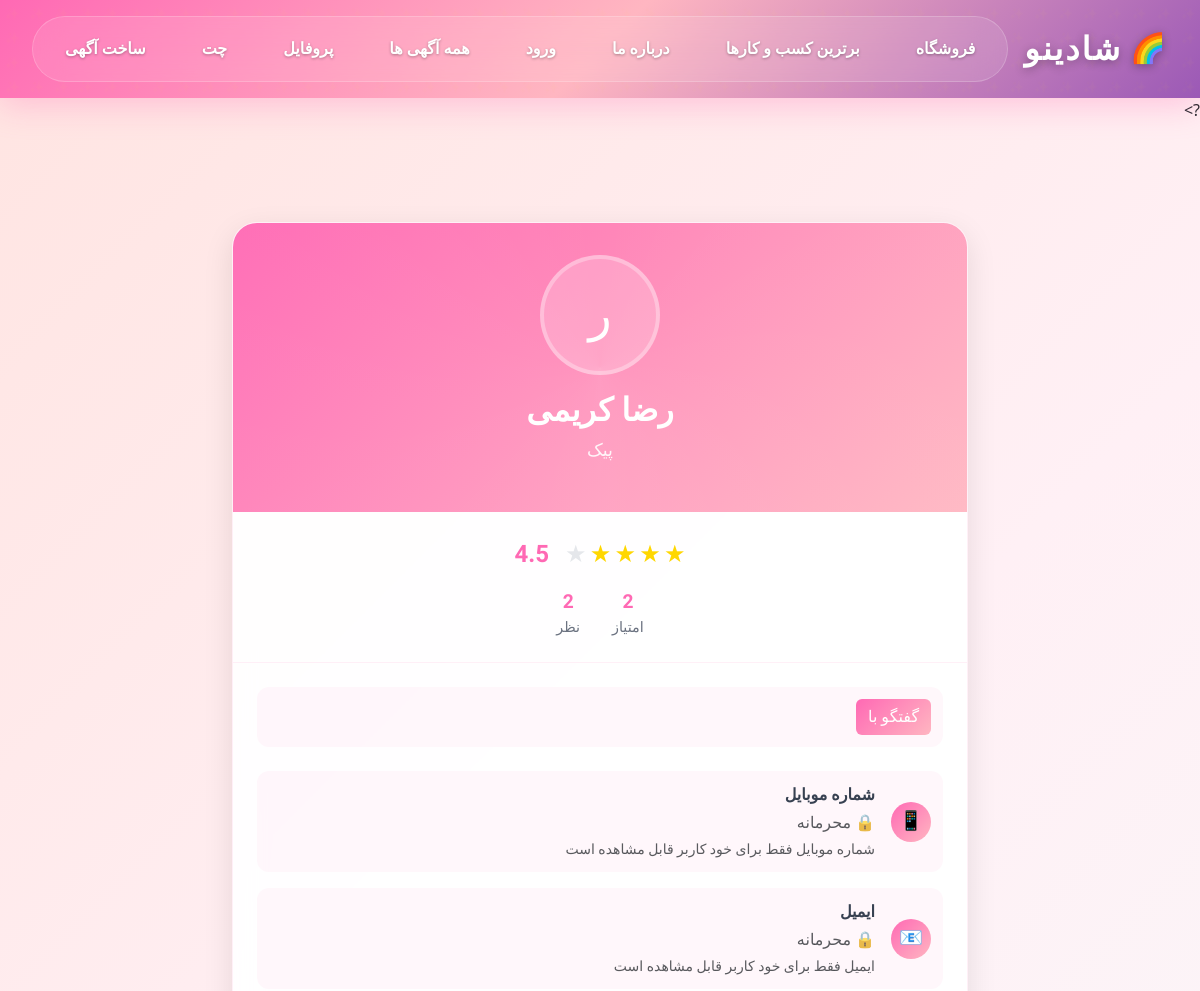
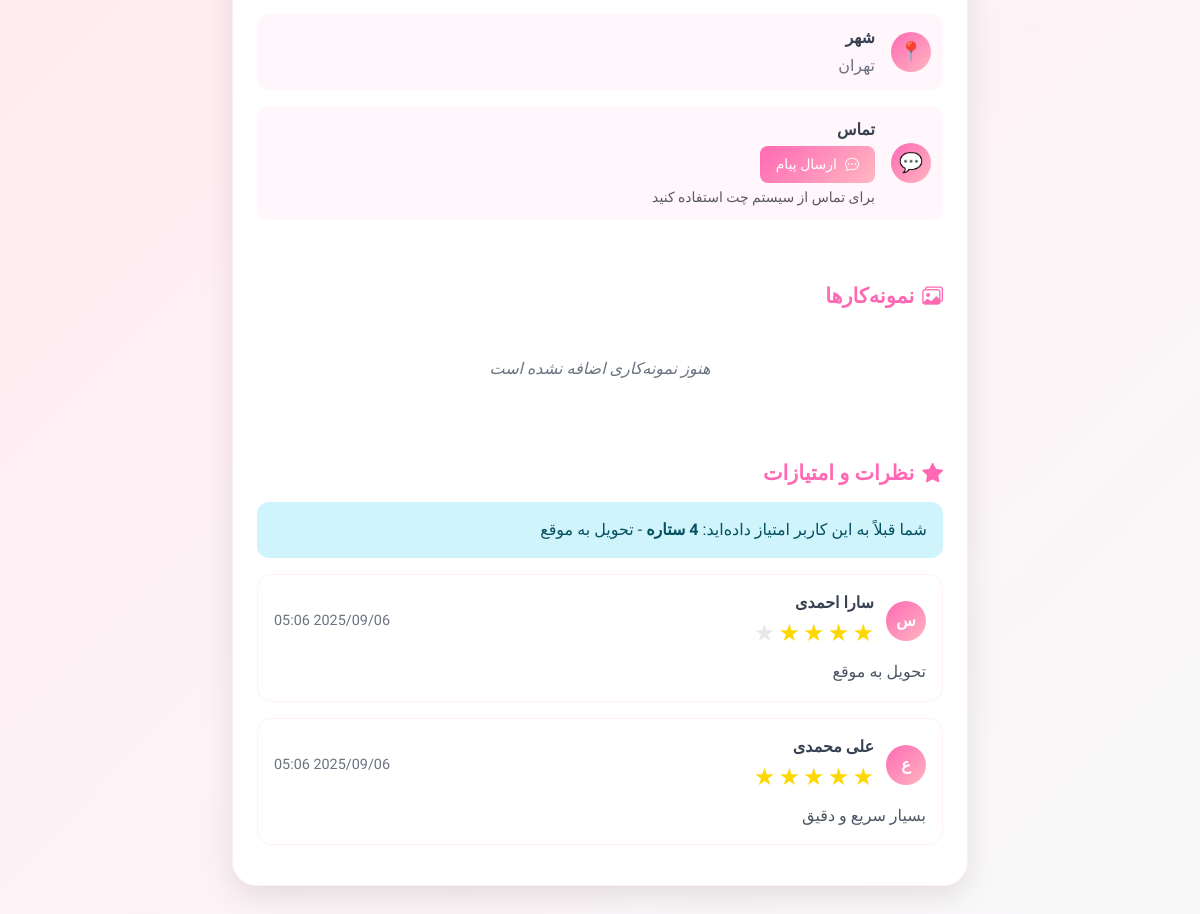
/profile.php?user_id=3 (signed in), run on the app's committed database (2 pictures, top to bottom).
### tables this page shows
CREATE TABLE IF NOT EXISTS `users` (
  `id` int NOT NULL AUTO_INCREMENT,
  `name` varchar(255) NOT NULL,
  `mobile` varchar(11) NOT NULL,
  `password` varchar(255) NOT NULL,
  `role` enum('customer','business','delivery') NOT NULL,
  `city` varchar(100) DEFAULT NULL,
  `email` varchar(255) DEFAULT NULL,
  `avatar` varchar(255) DEFAULT NULL,
  `bio` text,
  `is_active` tinyint(1) DEFAULT '1',
  `created_at` datetime DEFAULT CURRENT_TIMESTAMP,
  `updated_at` datetime DEFAULT CURRENT_TIMESTAMP ON UPDATE CURRENT_TIMESTAMP,
  PRIMARY KEY (`id`),
  UNIQUE KEY `mobile` (`mobile`),
  KEY `idx_mobile` (`mobile`),
  KEY `idx_role` (`role`),
  KEY `idx_city` (`city`)
);

CREATE TABLE IF NOT EXISTS `user_stats` (
  `id` int NOT NULL AUTO_INCREMENT,
  `user_id` int NOT NULL,
  `total_ratings` int DEFAULT '0',
  `average_rating` decimal(3,2) DEFAULT '0.00',
  `total_comments` int DEFAULT '0',
  `last_rating_date` datetime DEFAULT NULL,
  `created_at` datetime DEFAULT CURRENT_TIMESTAMP,
  `updated_at` datetime DEFAULT CURRENT_TIMESTAMP ON UPDATE CURRENT_TIMESTAMP,
  PRIMARY KEY (`id`),
  UNIQUE KEY `user_id` (`user_id`),
  KEY `idx_user_id` (`user_id`),
  KEY `idx_average_rating` (`average_rating`)
);

CREATE TABLE IF NOT EXISTS `user_ratings` (
  `id` int NOT NULL AUTO_INCREMENT,
  `user_id` int NOT NULL,
  `rater_id` int NOT NULL,
  `rating` tinyint NOT NULL,
  `comment` text,
  `created_at` datetime DEFAULT CURRENT_TIMESTAMP,
  `updated_at` datetime DEFAULT CURRENT_TIMESTAMP ON UPDATE CURRENT_TIMESTAMP,
  PRIMARY KEY (`id`),
  UNIQUE KEY `unique_rating` (`user_id`,`rater_id`),
  KEY `idx_user_id` (`user_id`),
  KEY `idx_rater_id` (`rater_id`),
  KEY `idx_rating` (`rating`),
  KEY `idx_created_at` (`created_at`)
);

### profile.php (the view, shortened to what the rows shown need)
<?php
include 'includes/config.php';
include 'header.php';
$user_id = isset($_GET['user_id']) ? intval($_GET['user_id']) : $_SESSION['user_id'];
    $stmt = $conn->prepare('SELECT * FROM users WHERE id = ?');
    $stmt->bind_param('i', $user_id);
    $stmt->execute();
    $result = $stmt->get_result();
    $user_data = $result->fetch_assoc();
$rating_system_installed = false;
$stats_table_check = mysqli_query($conn, "SHOW TABLES LIKE 'user_stats'");
$ratings_table_check = mysqli_query($conn, "SHOW TABLES LIKE 'user_ratings'");
if (mysqli_num_rows($stats_table_check) > 0 && mysqli_num_rows($ratings_table_check) > 0) {
    $rating_system_installed = true;
}
$is_own_profile = ($user_id == $_SESSION['user_id']);
$user_stats = [
    'total_ratings' => 0,
    'average_rating' => 0.00,
    'total_comments' => 0,
    'last_rating_date' => null
];
$table_check = mysqli_query($conn, "SHOW TABLES LIKE 'user_stats'");
if (mysqli_num_rows($table_check) > 0) {
    $stats_stmt = $conn->prepare('SELECT * FROM user_stats WHERE user_id = ?');
    $stats_stmt->bind_param('i', $user_id);
    $stats_stmt->execute();
    $stats_result = $stats_stmt->get_result();
    $user_stats = $stats_result->fetch_assoc();
}
$recent_ratings = [];
$existing_rating = null;
$ratings_table_check = mysqli_query($conn, "SHOW TABLES LIKE 'user_ratings'");
if (mysqli_num_rows($ratings_table_check) > 0) {
    $ratings_stmt = $conn->prepare('
        SELECT ur.*, u.name as rater_name, u.avatar as rater_avatar
        FROM user_ratings ur
        JOIN users u ON ur.rater_id = u.id
        WHERE ur.user_id = ?
        ORDER BY ur.created_at DESC
        LIMIT 5
    ');
    $ratings_stmt->bind_param('i', $user_id);
    $ratings_stmt->execute();
    $ratings_result = $ratings_stmt->get_result();
    $recent_ratings = $ratings_result->fetch_all(MYSQLI_ASSOC);
    if (!$is_own_profile) {
        $existing_rating_stmt = $conn->prepare('SELECT * FROM user_ratings WHERE user_id = ? AND rater_id = ?');
        $existing_rating_stmt->bind_param('ii', $user_id, $_SESSION['user_id']);
        $existing_rating_stmt->execute();
        $existing_rating_result = $existing_rating_stmt->get_result();
        $existing_rating = $existing_rating_result->fetch_assoc();
    }
}
?>
<!DOCTYPE html>
<html lang="fa" dir="rtl">
<head>
    <link href="https://cdn.jsdelivr.net/npm/bootstrap@5.3.0/dist/css/bootstrap.rtl.min.css" rel="stylesheet">
    <link rel="stylesheet" href="https://cdn.jsdelivr.net/npm/bootstrap-icons@1.10.0/font/bootstrap-icons.css">
</head>
<body>
    <div class="main-container">
        <div class="container">
            <div class="row justify-content-center">
                <div class="col-lg-8">
                    <div class="profile-card">
        <div class="profile-header">
                            <div class="profile-avatar">
                                <?php if ($user_data['avatar']): ?>
                                    <img src="<?php echo htmlspecialchars($user_data['avatar']); ?>" alt="آواتار" style="width: 100%; height: 100%; border-radius: 50%; object-fit: cover;">
                        <?php else: ?>
                                    <?php echo mb_substr($user_data['name'], 0, 1); ?>
                        <?php endif; ?>
                        </div>
                            <h1 class="profile-name"><?php echo htmlspecialchars($user_data['name']); ?></h1>
                            <p class="profile-role">
                                <?php
                                $role_names = [
                                    'customer' => 'مشتری',
                                    'business' => 'کسب‌وکار',
                                    'delivery' => 'پیک'
                                ];
                                echo $role_names[$user_data['role']] ?? $user_data['role'];
                                ?>
                            </p>
                    </div>
                        <div class="rating-section">
                            <?php if (!$rating_system_installed): ?>
                                <div class="alert alert-warning text-center">
                                    <h5>⚠️ سیستم امتیازدهی نصب نشده</h5>
                                    <p>برای استفاده از سیستم امتیازدهی و نظرات، ابتدا جداول دیتابیس را نصب کنید.</p>
                                    <a href="setup_rating_tables.php" class="btn btn-primary">نصب سیستم امتیازدهی</a>
                </div>
                            <?php else: ?>
                                <div class="rating-display">
                                    <div class="rating-stars">
                            <?php
                                        $avg_rating = floatval($user_stats['average_rating']);
                                        for ($i = 1; $i <= 5; $i++) {
                                            $class = $i <= $avg_rating ? 'star' : 'star empty';
                                            echo '<span class="' . $class . '">★</span>';
                                        }
                                        ?>
                                    </div>
                                    <div class="rating-number"><?php echo number_format($avg_rating, 1); ?></div>
                                </div>
                                <div class="rating-stats">
                                    <div class="stat-item">
                                        <div class="stat-number"><?php echo $user_stats['total_ratings']; ?></div>
                                        <div class="stat-label">امتیاز</div>
                                    </div>
                                    <div class="stat-item">
                                        <div class="stat-number"><?php echo $user_stats['total_comments']; ?></div>
                                        <div class="stat-label">نظر</div>
                                    </div>
                                </div>
                            <?php endif; ?>
                        </div>
                        <div class="profile-info">
                            <?php if ($user_data['city']): ?>
                            <div class="info-item">
                                <div class="info-icon">📍</div>
                                <div class="info-content">
                                    <div class="info-label">شهر</div>
                                    <div class="info-value"><?php echo htmlspecialchars($user_data['city']); ?></div>
                </div>
            </div>
                            <?php endif; ?>
            </div>
                        <div class="ratings-section">
                            <h3 class="section-title">
                                <i class="bi bi-star-fill"></i>
                                نظرات و امتیازات
                            </h3>
                            <?php if (!$rating_system_installed): ?>
                                <div class="alert alert-info text-center">
                                    <p>سیستم امتیازدهی نصب نشده است. برای استفاده از این قابلیت، ابتدا جداول دیتابیس را نصب کنید.</p>
            </div>
                            <?php else: ?>
                                <?php if (!$is_own_profile && !$existing_rating): ?>
                            <div class="rating-form">
                                <h5>امتیاز و نظر خود را ثبت کنید</h5>
                                <form id="ratingForm">
                                    <div class="form-group">
                                        <label class="form-label">امتیاز</label>
                                        <div class="rating-input">
                                            <span class="star-input" data-rating="1">★</span>
                                            <span class="star-input" data-rating="2">★</span>
                                            <span class="star-input" data-rating="3">★</span>
                                            <span class="star-input" data-rating="4">★</span>
                                            <span class="star-input" data-rating="5">★</span>
        </div>
                                        <input type="hidden" id="rating" name="rating" value="0">
    </div>
                                    <div class="form-group">
                                        <label class="form-label" for="comment">نظر (اختیاری)</label>
                                        <textarea class="form-control" id="comment" name="comment" rows="3" placeholder="نظر خود را بنویسید..."></textarea>
                                    </div>
                                    <button type="submit" class="btn-rating" id="submitRating">
                                        ثبت امتیاز
                                    </button>
                                </form>
                            </div>
                            <?php elseif (!$is_own_profile && $existing_rating): ?>
                            <div class="alert alert-info">
                                شما قبلاً به این کاربر امتیاز داده‌اید:
                                <strong><?php echo $existing_rating['rating']; ?> ستاره</strong>
                                <?php if ($existing_rating['comment']): ?>
                                    - <?php echo htmlspecialchars($existing_rating['comment']); ?>
                                <?php endif; ?>
                            </div>
                            <?php endif; ?>
                            <div id="ratingsList">
                                <?php if (empty($recent_ratings)): ?>
                                    <div class="no-ratings">
                                        هنوز نظری ثبت نشده است
                </div>
                                <?php else: ?>
                                    <?php foreach ($recent_ratings as $rating): ?>
                                    <div class="rating-item">
                                        <div class="rating-header">
                                            <div class="rater-info">
                                                <div class="rater-avatar">
                                                    <?php if ($rating['rater_avatar']): ?>
                                                        <img src="<?php echo htmlspecialchars($rating['rater_avatar']); ?>" alt="آواتار" style="width: 100%; height: 100%; border-radius: 50%; object-fit: cover;">
                                                    <?php else: ?>
                                                        <?php echo mb_substr($rating['rater_name'], 0, 1); ?>
                                                    <?php endif; ?>
                            </div>
                                                <div>
                                                    <div class="rater-name"><?php echo htmlspecialchars($rating['rater_name']); ?></div>
                                                    <div class="rating-stars">
                                                        <?php
                                                        for ($i = 1; $i <= 5; $i++) {
                                                            $class = $i <= $rating['rating'] ? 'star' : 'star empty';
                                                            echo '<span class="' . $class . '">★</span>';
                                                        }
                                                        ?>
                            </div>
                        </div>
                            </div>
                                            <div class="rating-date">
                                                <?php echo date('Y/m/d H:i', strtotime($rating['created_at'])); ?>
                            </div>
                        </div>
                                        <?php if ($rating['comment']): ?>
                                        <div class="rating-comment">
                                            <?php echo nl2br(htmlspecialchars($rating['comment'])); ?>
                        </div>
                                        <?php endif; ?>
                </div>
                                    <?php endforeach; ?>
                                <?php endif; ?>
                            </div>
                            <?php endif; ?>
                        </div>
                    </div>
                </div>
            </div>
        </div>
    </div>
</body>
</html>

### data on the page
users: name "ر", name "رضا کریمی", role "پیک", city "تهران"
user_stats: average_rating "4.5", total_ratings "2", total_comments "2"
user_ratings: rating "4", comment "تحویل به موقع", users.name "س", users.name "سارا احمدی", created_at "2025/09/06 05:06"
user_ratings: users.name "ع", users.name "علی محمدی", created_at "2025/09/06 05:06", comment "بسیار سریع و دقیق"
